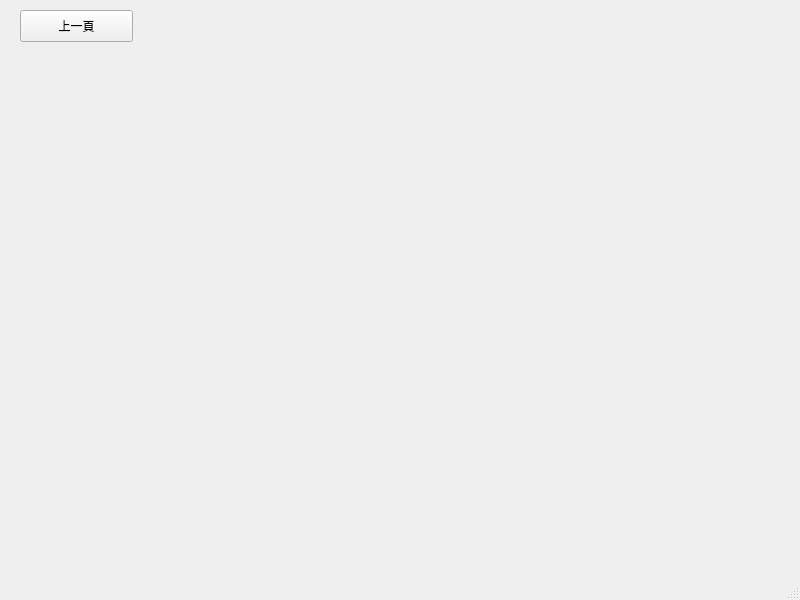
<?xml version="1.0" encoding="UTF-8"?>
<ui version="4.0">
 <class>MainWindow</class>
 <widget class="QMainWindow" name="MainWindow">
  <property name="geometry">
   <rect>
    <x>0</x>
    <y>0</y>
    <width>800</width>
    <height>600</height>
   </rect>
  </property>
  <property name="windowTitle">
   <string>MainWindow</string>
  </property>
  <widget class="QWidget" name="centralwidget">
   <widget class="QPushButton" name="previous_page">
    <property name="geometry">
     <rect>
      <x>20</x>
      <y>10</y>
      <width>113</width>
      <height>32</height>
     </rect>
    </property>
    <property name="text">
     <string>上一頁</string>
    </property>
   </widget>
  </widget>
  <widget class="QMenuBar" name="menubar">
   <property name="geometry">
    <rect>
     <x>0</x>
     <y>0</y>
     <width>800</width>
     <height>24</height>
    </rect>
   </property>
  </widget>
  <widget class="QStatusBar" name="statusbar"/>
 </widget>
 <resources/>
 <connections/>
</ui>
